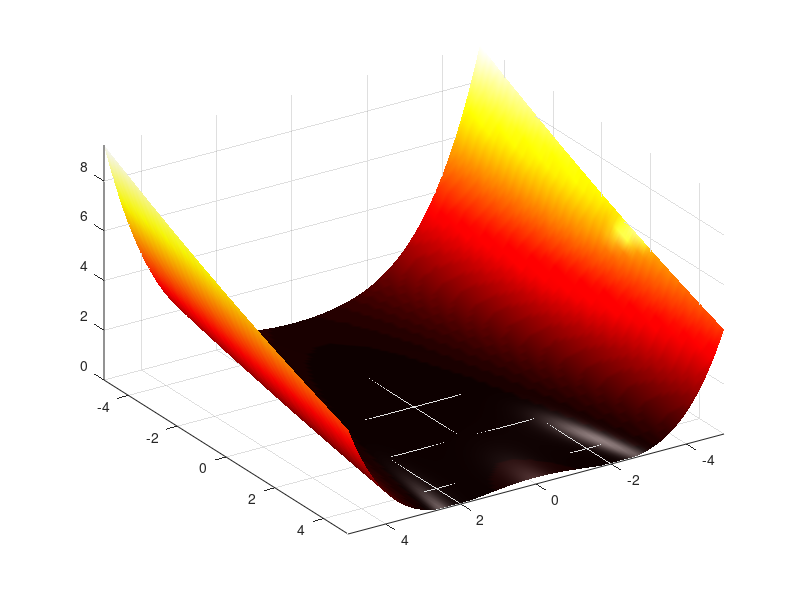

This chart was generated by the following MATLAB code: (Note: this script raises an error after producing the figure.)
%% Constrained function minimization with |fminsearch| and |fminlbfgs|

function minimize_demo
      
    %% Unconstrained optimization    
    %
    % first, define a test function:
    clc, rosen = @(x) ( (1-x(1))^2 + 105*(x(2)-x(1)^2)^2 ) /1e4;

    %%
    % This is the classical Rosenbrock function, which has a global minimum
    % at $f(x) = f([1, 1]) = 0$. The function is relatively hard to minimize,
    % because that minimum is located in a long narrow ``valley'':
    k = 0; range = -5:0.1:5;
    z = zeros(numel(range));    
    for ii = range
        m = 0; k = k + 1;        
        for jj = range
            m = m + 1;
            z(k, m) = rosen([ii, jj]);            
        end
    end  
    [y, x] = meshgrid(range, range);
    
    S = surf(x, y, z, 'linestyle', 'none');
    view(-213, 38)
    axis tight    
            
    shading interp
    material metal
    lighting gouraud
    colormap('hot')
    
    light('style', 'local', 'position', [-3 0 5]);
    set(S, 'ambientstrength', 0.8)     
        
    %%
    % Optimizing the fully unconstrained problem with |minimize| indeed 
    % finds the global minimum:
    solution = minimize(rosen, [3 3])    
        
    
    %% Optimization with bound constraints
    %
    % Imposing a lower bound on the variables gives 
    [solution, fval] = minimize(rosen, [3 3], [],[], [],[], [2 2])
    
    %%
    % in the figure, this looks like
    zz = z;   zz(x > 2 & y > 2) = NaN;  
    ZZ = z;   ZZ(x < 2 & y < 2) = NaN;
    
    figure('renderer', 'opengl');
    hold on
    
    S(1) = surf(x, y, zz,... 
                'linestyle', 'none',...
                'FaceAlpha', 0.2);
            
    S(2) = surf(x, y, ZZ,...
                'linestyle', 'none');
    
    plot3(solution(1), solution(2), fval+0.5, ...
          'gx', ...
          'MarkerSize', 20,...
          'linewidth' , 5)    

    xlabel('X(1)')
    ylabel('X(2)')  
    
    view(-196, 38)
    grid on
    axis tight      
    
    shading interp
    material metal
    lighting gouraud
    colormap('hot')
    
    light('style', 'local', 'position', [-3 0 5]);
    set(S, 'ambientstrength', 0.8); 
        
    %%
    % Similarly, imposing an upper bound yields
    solution = minimize(rosen, [3 3], [],[], [],[], [],[0.5 0.5])
    
    zz = z;   zz(x < 0.5 & y < 0.5) = NaN;  
    ZZ = z;   ZZ(x > 0.5 & y > 0.5) = NaN;
    
    figure('renderer', 'opengl');
    hold on
    
    S(1) = surf(x, y, zz, ...
                'linestyle', 'none',...
                'FaceAlpha', 0.2);
            
    S(2) = surf(x, y, ZZ, ...
                'linestyle', 'none'); 
    
    plot3(solution(1), solution(2), fval+0.5, 'gx', ...
          'MarkerSize', 20,...
          'LineWidth', 5);        
    
    xlabel('X(1)')
    ylabel('X(2)')    
    view(201, 38)
    grid on
    axis tight      
    
    shading interp
    material metal
    lighting gouraud
    colormap('hot')
    
    light('style', 'local', 'position', [-3 0 5]);
    set(S, 'ambientstrength', 0.8); 
 
    %%
    % Minimize with $x_2$ fixed at 3. In this case, |minimize| simply
    % removes the variable before |fminsearch| sees it, essentially 
    % reducing the dimensionality of the problem. This is particularly
    % useful when the number of dimensions _N_ becomes large.
    minimize(rosen, [3 3], [],[], [],[], [-inf 3], [inf 3])
    
    
    %% Linear constraints
    %
    % You can use linear inequality or equality constraints. For
    % example, with the constraints
    %
    % $A*x \leq b$,              
    % $A_{eq}*x == b_{eq}$,    
    %
    % with A = [+2 +1], b = -2 and Aeq = [+1 -1], beq = -2. 
    %
    % |minimize()| finds the following result:    
    [solution, fval] = minimize(rosen, [3;3], [2 1],-2, [1 -1],-2)
        
    %% 
    % These constraints look like the following:
    xinds = 2*x+y <= -2;
    zz = z;   zz( xinds ) = inf;  
    ZZ = z;   ZZ(~xinds ) = inf;
    
    Ax = z;   Axinds = abs(2*x+y + 2) < 1e-3;        
    [x1, sortinds] = sort(x(Axinds)); 
    Ax = Ax(Axinds); Ax = Ax(sortinds);
    y1 = y(Axinds); y1 = y1(sortinds);
    
    Aeq = z;   Aeqinds = abs(x-y + 2) < 1e-3;        
    [x2, sortinds] = sort(x(Aeqinds)); 
    Aeq = Aeq(Aeqinds); Aeq = Aeq(sortinds);
    y2 = y(Aeqinds); y2 = y2(sortinds);
    
    figure('renderer', 'opengl');
    hold on
    
    l1 = line([x1(1:end-1)';x1(2:end)'],[y1(1:end-1)';y1(2:end)'],[Ax(1:end-1)';Ax(2:end)']);    
    l2 = line([x2(1:end-1)';x2(2:end)'],[y2(1:end-1).';y2(2:end)'],[Aeq(1:end-1).';Aeq(2:end)']);    
    
    S(1) = surf(x, y, zz, 'linestyle', 'none', 'FaceAlpha', 0.2);
    S(2) = surf(x, y, ZZ, 'linestyle', 'none');      
    
    l3 = plot3(solution(1)+0.4, solution(2)+0.8, fval+0.5, 'gx',...
        'MarkerSize', 20,...
        'LineWidth', 5);
    
    set(l1, 'color', 'b', 'linewidth', 2);
    set(l2, 'color', 'k', 'linewidth', 2);         
    
    view(150, 30)
    grid on
    axis tight      
    
    xlabel('X(1)', 'interpreter', 'LaTeX');
    ylabel('X(2)', 'interpreter', 'LaTeX');
    
    k = legend([l1(1); l2(1); l3],'inequality $$A\mathbf{x} \leq -2$$', ...
        'equality $$A_{eq}\mathbf{x} = -2$$', 'Solution');
    
    set(k, 'interpreter', 'LaTeX', 'location', 'NorthWest');   
    
    shading interp
    material metal
    lighting phong
    colormap('autumn')
    
    light('style', 'local', 'position', [-3 0 5]);
    set(S, 'ambientstrength', 0.8);
 
    %% Non-linear constraints
    %
    % Also general nonlinear constraints can be used. A simple example:
    %
    % nonlinear inequality: 
    %
    % $$\sqrt{x_1^2 + x_2^2} \leq 2$$
    %
    % nonlinear equality  : 
    %
    % $$0.2x_1^2 + 0.4x_2^3 = 1$$
        
    options = setoptimoptions(...
        'TolFun', 1e-6, ...
        'TolX'  , 1e-6, ...
        'MaxFunEvals', inf,...
        'MaxIter', 1e4);
    
    [sol, fval, exitflag, output] = minimize(rosen, [-3; 3], [],[], [],[],...
        [],[], @nonlcon, options);
    
    %%
    % Note that |nonlcon| is a subfunction, listed below. 
    %
    % These constraints look like the following:
    zz = z;   zz(sqrt(x.^2 + y.^2) <= 2)   = inf;  
    ZZ = z;   ZZ(sqrt(x.^2 + y.^2) >= 2.2) = inf;
    zZ = z;   zZ(x.^2 + y.^3 >= 1.0 + 0.1) = inf; 
              zZ(x.^2 + y.^3 <= 1.0 - 0.1) = inf;
      
    xX = x(isfinite(zZ));  [xX, inds] = sort(xX);
    yY = y(isfinite(zZ));  yY = yY(inds);
    zZ = zZ(isfinite(zZ)); zZ = zZ(inds);
              
    figure('renderer', 'opengl');
    hold on
    
    S(1) = surf(x, y, zz, 'linestyle', 'none', 'FaceAlpha', 0.2);
    S(2) = surf(x, y, ZZ, 'linestyle', 'none');
    
    L = line([xX(1:end-1)';xX(2:end)'],[yY(1:end-1)';yY(2:end)'],[zZ(1:end-1)';zZ(2:end)']);        
    l3 = plot3(sol(1)+0.4, sol(2)+0.5, fval+1, 'gx', 'MarkerSize', 20, 'linewidth', 5);
    
    set(L, 'linewidth', 2, 'color', 'b');
    view(150, 50)
    grid on
    axis tight      
    
    k = legend([S(2); L(1); l3],'non-linear inequality $$c(x) < 0$$', ...
        'non-linear equality $$c_{eq}(x) = 0$$', 'Solution');
    set(k, 'interpreter', 'LaTeX', 'location', 'NorthWest');   
    
    shading interp
    material metal
    lighting phong
    colormap('autumn')
    light('style', 'local', 'position', [-3 0 5]);
    set(S, 'ambientstrength', 0.8); 
    
   
    %%
    % Note that the |output| structure contains a field |constrviolation|:
    output
    
    %%
    % The contents of which shows that all constraints have been satisfied:
    output.constrviolation
    output.constrviolation.nonlin_eq{:}
    output.constrviolation.nonlin_ineq{:}

    %% Global optimization
    %
    % This is the 2D sine-envelope-sine function. It has a single global
    % minimum at [0,0], where the function assumes a value of 0. As you can
    % imagine, it is hard to find this minimum when the initial estimates
    % is not very close to the minimum already:
    
    sinenvsin = @(x) 3*sum( (sin(sqrt(x(:).'*x(:))).^2 - 0.5)./(1 + 0.001*x(:).'*x(:)).^2 + 0.5, 1);
    
    figure('renderer', 'opengl');
    hold on
    
    k = 0; range = -10:0.1:10;
    z = zeros(numel(range));    
    for ii = range
        m = 0; k = k + 1;        
        for jj = range
            m = m + 1;
            z(k,m) = sinenvsin([ii jj]);            
        end
    end  
    [y, x] = meshgrid(range, range);
    
    S = surf(x, y, z, 'linestyle', 'none');
    
    axis equal
    view(-148,24)    
    
    shading interp
    material shiny
    lighting phong 
    colormap('autumn')
    light('style', 'local', 'position', [-3 0 5]);
    set(S, 'ambientstrength', 0.6); 
    
    %%
    % |minimize()| provides rudimentary support for this type of problem.
    % Omitting the initial value x0 will re-start |minimize()| several times 
    % at randomly chosen initial values in the interval [lb ub]: 
    
    options = setoptimoptions(...
        'popsize', 1e2, 'maxfunevals', 1e4,  'maxiter', 1e2);
    
    [sol,fval] = minimize(sinenvsin, [], [],[], [],[], -[5 5], +[5 5], [],options)
    
    %%
    % Naturally, these types of problems may also have constraints:
    
    [solution,fval] = minimize(sinenvsin, [], [2 1],-2, [1 -1],-2,...
        -[5;5], +[5;5], [], options);    
    
    xinds = 2*x+y <= -2;
    zz = z;   zz( xinds ) = inf;  
    ZZ = z;   ZZ(~xinds ) = inf;
    
    Ax = z;   Axinds = abs(2*x+y + 2) < 1e-3;        
    [x1, sortinds] = sort(x(Axinds)); 
    Ax = Ax(Axinds); Ax = Ax(sortinds);
    y1 = y(Axinds); y1 = y1(sortinds);
    
    Aeq = z;   Aeqinds = abs(x-y + 2) < 1e-3;        
    [x2, sortinds] = sort(x(Aeqinds)); 
    Aeq = Aeq(Aeqinds); Aeq = Aeq(sortinds);
    y2 = y(Aeqinds); y2 = y2(sortinds);
    
    figure('renderer', 'opengl');
    hold on
    
    S(1) = surf(x, y, zz, 'linestyle', 'none', 'FaceAlpha', 0.2);
    S(2) = surf(x, y, ZZ, 'linestyle', 'none');
    
    l1 = line([x1(1:end-1)';x1(2:end)'],[y1(1:end-1)';y1(2:end)'],[Ax(1:end-1)';Ax(2:end)']);    
    l2 = line([x2(1:end-1)';x2(2:end)'],[y2(1:end-1).';y2(2:end)'],[Aeq(1:end-1).';Aeq(2:end)']);    
    l3 = plot3(solution(1)+0.5, solution(2)+2.8, fval+2, 'gx', 'MarkerSize', 20, 'linewidth', 5);
           
    xlabel('X(1)', 'interpreter', 'LaTeX'); 
    ylabel('X(2)', 'interpreter', 'LaTeX');
    
    set(l1, 'color', 'r', 'linewidth', 2);
    set(l2, 'color', 'k', 'linewidth', 2);     
    
    view(150, 30)
    grid on
    axis tight          
    
    k = legend([l1(1); l2(1); l3],'inequality $$A\mathbf{x} \leq -2$$', ...
        'equality $$A_{eq}\mathbf{x} = -2$$', 'Solution');    
    set(k, 'interpreter', 'LaTeX', 'location', 'NorthWest'); 
    
    view(170,80);  
    
    shading interp
    material shiny
    lighting phong
    colormap('autumn')
    light('style', 'local', 'position', [-3 0 5]);
    set(S, 'ambientstrength', 0.6); 
    
    %% Different algorithm: |fminlbfgs|
    %
    % |minimize()| also supports |fminlbfgs|, a limited-memory, 
    % Broyden/Fletcher/Goldfarb/Shanno optimizer, implemented by Dirk-Jan
    % Kroon. Unlike |fminsearch()|, this algorithm uses gradient
    % information to improve the overall optimization speed: 
    
    options = setoptimoptions(...
        'Algorithm', 'fminsearch');    
    [solution, fval, exitflag, output] = minimize(...
        rosen, [-3 -18], [],[], [],[], [],[], [], options);  
    
    solution, fval
    output.funcCount
    
    options = setoptimoptions(...
        'Algorithm', 'fminlbfgs');    
    [solution, fval, exitflag, output] = minimize(...
        rosen, [-3 -18], [],[], [],[], [],[], [], options);    
    
    solution, fval
    output.funcCount
    
    %%
    % As can be seen, |fminlbfgs()| indeed uses less funtion evaluations to
    % come to a comparable answer. 
    %
    % The great advantage of this minimizer over |fminsearch()| is that
    % |fminlbfgs()| can handle very large problems efficiently. For
    % problems of higher dimensionality, |fminsearch()| has poor 
    % convergence properties compared to |fminlbfgs()|. 
   
    %% Supplying gradients to |fminlbfgs|
    %
    % |fminlbfgs()| needs gradient information of both the objective and
    % non-linear constraint functions. |minimize()| estimate this
    % information numerically via finite differences, but this can be
    % costly for larger problems. Therefore, |minimize()| can also accept
    % gradient information computed by the objective funcion:
    
    options = setoptimoptions(...
        'TolX', 1e-8,...
        'TolFun', 1e-8,...
        'FinDiffType', 'central',...
        'MaxFunEvals', inf,...
        'MaxIter', 1e4,...
        'GoalsExactAchieve', 0,...
        'Algorithm', 'fminlbfgs',...  % This option specifies that your
        'GradObj'  , 'on');           % objective function also provides
                                      % gradient information as its second
                                      % output argument
    
    [solution, fval, exitflag, output] = minimize(...
        @rosen_with_gradient, [-3 -3], [],[], [],[], [],[], @nonlcon, options);
    
    solution, fval
    output.ObjfuncCount
    output.ConstrfuncCount

    %%
    % In case of non-linearly constrained problems, also Jacobian
    % information of the non-linear constraint function can be provided:
        
    options = setoptimoptions(...
        'TolX', 1e-10,...
        'TolFun', 1e-10,...  
        'MaxFunEvals', inf,...
        'MaxIter', 1e4,...
        'GoalsExactAchieve', 0,...
        'Algorithm' , 'fminlbfgs',... % This option specifies that your 
        'GradObj'   , 'on',...        % non-linear constraint function also 
        'GradConstr', 'on');          % provides Jacobian information as its 
                                      % third and fourth output arguments
    
    [solution, fval, exitflag, output] = minimize(...
        @rosen_with_gradient, [-3 -3], [],[], [],[], [],[], @nonlcon_with_Jacobian, options);
    
    solution, fval
    output.ObjfuncCount
    output.ConstrfuncCount
            
    
    %% See also
    %
    % <matlab:doc('setoptimoptions') setoptimoptions>,
    % <matlab:doc('fminlbfgs') fminlbfgs>.

    
end

%% 

function [fVal, gVal] = rosen_with_gradient(x)    
    fVal = ( (1-x(1))^2 + 105*(x(2)-x(1)^2)^2 ) /1e4;
    gVal = [ -2*(1-x(1)) - 4*105*x(1)*(x(2)-x(1)^2)
             2*105*(x(2)-x(1)^2)
             ]/1e4;
end

function [c, ceq] = nonlcon(x)
    c   = x(1)^2 + x(2)^2 - 2;
    ceq = 0.2*x(1)^2 + 0.4*x(2)^3 - 1;
end

function [c, ceq, c_Jac, ceq_Jac] = nonlcon_with_Jacobian(x)
    c   = x(1)^2 + x(2)^2 - 2;
    ceq = 0.2*x(1)^2 + 0.4*x(2)^3 - 1;
    
    c_Jac   = 2*x;
    ceq_Jac = [0.4*x(1); 1.2*x(2)^2];
end

